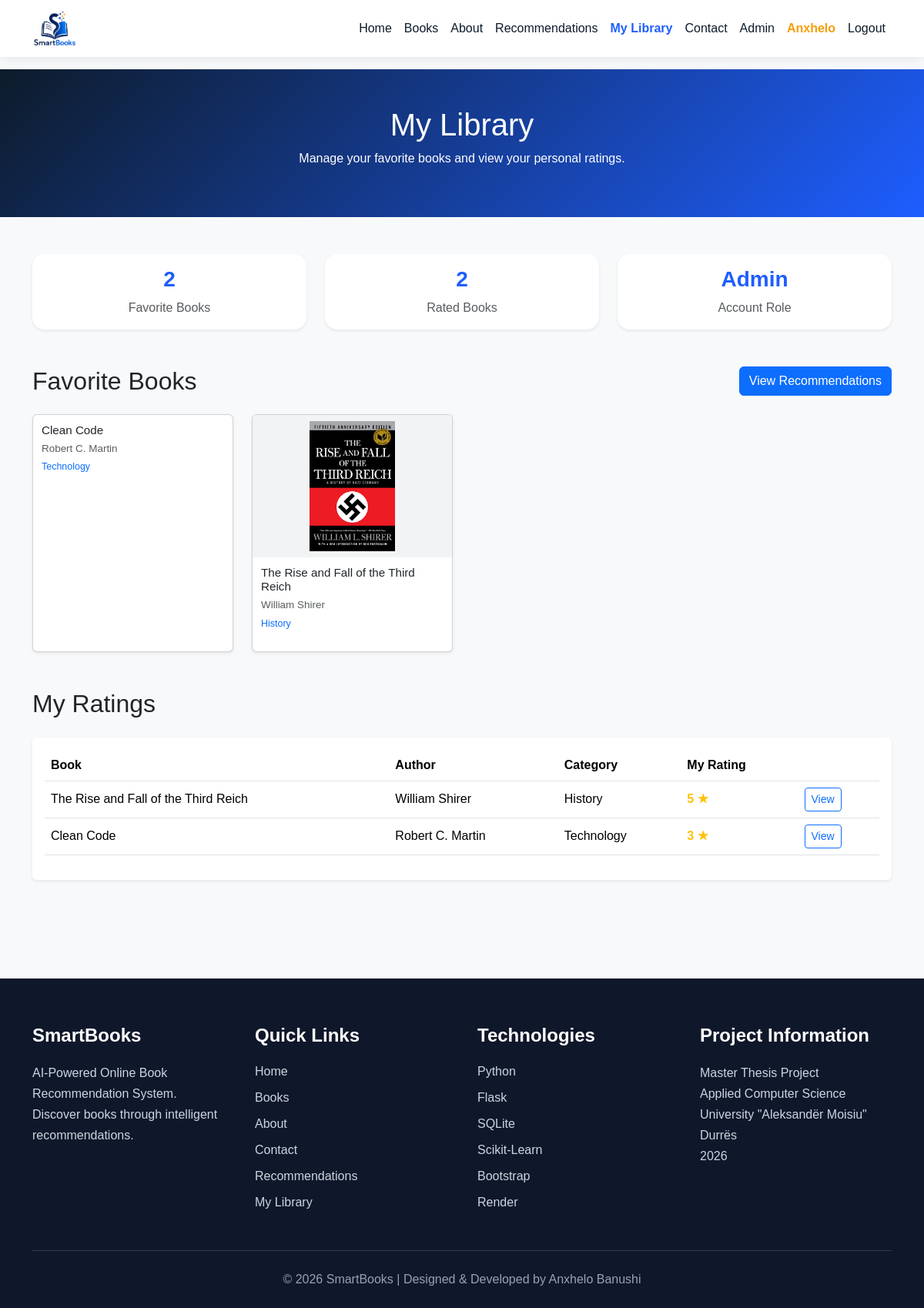
Screenshot of /profile (signed in) with the database file from the repository.
### models.py (models this page shows)
class User(db.Model):
    __tablename__ = "users"
    id = db.Column(db.Integer, primary_key=True)
    username = db.Column(db.String(50), unique=True)
    email = db.Column(db.String(100), unique=True)
    password_hash = db.Column(db.String(255))
    role = db.Column(db.String(20))

class Book(db.Model):
    __tablename__ = "books"
    id = db.Column(db.Integer, primary_key=True)
    title = db.Column(db.String(255))
    author = db.Column(db.String(255))
    description = db.Column(db.Text)
    image = db.Column(db.String(255))
    published_year = db.Column(db.Integer)
    category_id = db.Column(db.Integer, db.ForeignKey("categories.id"))
    category = db.relationship("Category", backref="books")

class Category(db.Model):
    __tablename__ = "categories"
    id = db.Column(db.Integer, primary_key=True)
    name = db.Column(db.String(100))

### app.py (the view)
@app.route("/profile")
def profile():
    if not session.get("user_id"):
        flash("Please login to access your profile.", "warning")
        return redirect(url_for("login"))
    user = User.query.get_or_404(session["user_id"])
    favorites = Favorite.query.filter_by(user_id=user.id).all()
    favorite_book_ids = [favorite.book_id for favorite in favorites]
    favorite_books = Book.query.filter(Book.id.in_(favorite_book_ids)).all()
    ratings = Rating.query.filter_by(user_id=user.id).all()
    rated_books = []
    for rating in ratings:
        book = Book.query.get(rating.book_id)
        if book:
            rated_books.append({
                "book": book,
                "rating": rating.rating
            })
    return render_template(
        "profile.html",
        user=user,
        favorite_books=favorite_books,
        rated_books=rated_books
    )

### templates/profile.html (shortened to what this page needs)
{% extends "base.html" %}
{% block content %}
<section class="books-header py-5">
    <div class="container text-center">
        <h1>My Library</h1>
        <p>
            Manage your favorite books and view your personal ratings.
        </p>
    </div>
</section>
<section class="container py-5">
    <div class="row g-4 mb-5">
        <div class="col-md-4">
            <div class="card shadow-sm border-0 profile-stat-card">
                <div class="card-body text-center">
                    <h3>{{ favorite_books|length }}</h3>
                    <p class="mb-0 text-muted">Favorite Books</p>
                </div>
            </div>
        </div>
        <div class="col-md-4">
            <div class="card shadow-sm border-0 profile-stat-card">
                <div class="card-body text-center">
                    <h3>{{ rated_books|length }}</h3>
                    <p class="mb-0 text-muted">Rated Books</p>
                </div>
            </div>
        </div>
        <div class="col-md-4">
            <div class="card shadow-sm border-0 profile-stat-card">
                <div class="card-body text-center">
                    <h3>{{ user.role|capitalize }}</h3>
                    <p class="mb-0 text-muted">Account Role</p>
                </div>
            </div>
        </div>
    </div>
    <div class="d-flex justify-content-between align-items-center mb-4">
        <h2 class="mb-0">Favorite Books</h2>
        <a href="{{ url_for('recommendations') }}" class="btn btn-primary">
            View Recommendations
        </a>
    </div>
    <div class="row g-4 mb-5">
        {% for book in favorite_books %}
        <div class="col-md-4 col-lg-3 col-sm-6">
            <div class="card book-card h-100 shadow-sm">
                <a href="{{ url_for('book_details', book_id=book.id) }}" class="text-decoration-none">
                    {% if book.image %}
                        <img src="{{ url_for('static', filename='images/books/' ~ book.image) }}"
                             class="book-cover-img"
                             alt="{{ book.title }}"
                             onerror="this.style.display='none'; this.nextElementSibling.style.display='flex';">
                    {% else %}
                        <div class="book-cover-placeholder">
                            <span>{{ book.title[0] }}</span>
                        </div>
                    {% endif %}
                </a>
                <div class="card-body">
                    <h5 class="card-title">
                        <a href="{{ url_for('book_details', book_id=book.id) }}"
                           class="text-dark text-decoration-none">
                            {{ book.title }}
                        </a>
                    </h5>
                    <p class="text-muted mb-1">{{ book.author }}</p>
                    <p class="small text-primary">
                        {{ book.category.name }}
                    </p>
                </div>
            </div>
        </div>
        {% else %}
        <div class="col-12">
            <div class="alert alert-info">
                You have not added any favorite books yet.
            </div>
        </div>
        {% endfor %}
    </div>
    <h2 class="mb-4">My Ratings</h2>
    <div class="card shadow-sm border-0">
        <div class="card-body">
            {% if rated_books %}
                <div class="table-responsive">
                    <table class="table align-middle">
                        <thead>
                            <tr>
                                <th>Book</th>
                                <th>Author</th>
                                <th>Category</th>
                                <th>My Rating</th>
                                <th></th>
                            </tr>
                        </thead>
                        <tbody>
                            {% for item in rated_books %}
                            <tr>
                                <td>{{ item.book.title }}</td>
                                <td>{{ item.book.author }}</td>
                                <td>{{ item.book.category.name }}</td>
                                <td>
                                    <span class="text-warning fw-bold">
                                        {{ item.rating }} ★
                                    </span>
                                </td>
                                <td>
                                    <a href="{{ url_for('book_details', book_id=item.book.id) }}"
                                       class="btn btn-outline-primary btn-sm">
                                        View
                                    </a>
                                </td>
                            </tr>
                            {% endfor %}
                        </tbody>
                    </table>
                </div>
            {% else %}
                <div class="alert alert-info mb-0">
                    You have not rated any books yet.
                </div>
            {% endif %}
        </div>
    </div>
</section>
{% endblock %}

### templates/base.html (shortened to what this page needs)
<!DOCTYPE html>
<html lang="sq">
<head>
    <link rel="stylesheet"
href="https://cdn.jsdelivr.net/npm/bootstrap-icons@1.11.3/font/bootstrap-icons.min.css">
    <link href="https://cdn.jsdelivr.net/npm/bootstrap@5.3.7/dist/css/bootstrap.min.css" rel="stylesheet">
    <link rel="stylesheet" href="{{ url_for('static', filename='css/style.css') }}">
</head>
<body>
    <nav class="navbar navbar-expand-lg navbar-light bg-white sticky-top custom-navbar">
    <div class="container">
        <a class="navbar-brand d-flex align-items-center" href="{{ url_for('home') }}">
            <img src="{{ url_for('static', filename='images/logo/smartbooks_logo.png') }}"
                 alt="SmartBooks Logo"
                 class="navbar-logo">
        </a>
        <div class="collapse navbar-collapse" id="menu">
            <ul class="navbar-nav ms-auto">
                <li class="nav-item">
                    <a class="nav-link {% if request.endpoint == 'home' %}active-link{% endif %}"
                       href="{{ url_for('home') }}">
                        Home
                    </a>
                </li>
                <li class="nav-item">
                    <a class="nav-link {% if request.endpoint == 'books' %}active-link{% endif %}"
                       href="{{ url_for('books') }}">
                        Books
                    </a>
                </li>
                <li class="nav-item">
                    <a class="nav-link {% if request.endpoint == 'about' %}active-link{% endif %}"
                       href="{{ url_for('about') }}">
                        About
                    </a>
                </li>
                {% if session.get("user_id") %}
                    <li class="nav-item">
                        <a class="nav-link {% if request.endpoint == 'recommendations' %}active-link{% endif %}"
                           href="{{ url_for('recommendations') }}">
                            Recommendations
                        </a>
                    </li>
                    <li class="nav-item">
                        <a class="nav-link {% if request.endpoint == 'profile' %}active-link{% endif %}"
                           href="{{ url_for('profile') }}">
                            My Library
                        </a>
                    </li>
                    <li class="nav-item">
                        <a class="nav-link {% if request.endpoint == 'contact' %}active-link{% endif %}"
                           href="{{ url_for('contact') }}">
                            Contact
                        </a>
                    </li>
                    {% if session.get("role") == "admin" %}
                        <li class="nav-item">
                            <a class="nav-link {% if request.endpoint in ['dashboard', 'admin_books', 'admin_categories', 'admin_messages'] %}active-link{% endif %}"
                               href="{{ url_for('dashboard') }}">
                                Admin
                            </a>
                        </li>
                    {% endif %}
                    <li class="nav-item">
                        <span class="nav-link username-highlight">
                            {{ session.get('username') }}
                        </span>
                    </li>
                    <li class="nav-item">
                        <a class="nav-link" href="{{ url_for('logout') }}">
                            Logout
                        </a>
                    </li>
                    {% endif %}
            </ul>
        </div>
    </div>
</nav>
{% block content %}
{% endblock %}
<footer class="footer">
    <div class="container">
        <div class="footer-grid">
            <div class="footer-section">
                <h4>SmartBooks</h4>
                <p>
                    AI-Powered Online Book Recommendation System.
                    Discover books through intelligent recommendations.
                </p>
            </div>
            <div class="footer-section">
                <h4>Quick Links</h4>
                <a href="{{ url_for('home') }}">Home</a>
                <a href="{{ url_for('books') }}">Books</a>
                <a href="{{ url_for('about') }}">About</a>
                <a href="{{ url_for('contact') }}">Contact</a>
                {% if session.get('user_id') %}
                    <a href="{{ url_for('recommendations') }}">Recommendations</a>
                    <a href="{{ url_for('profile') }}">My Library</a>
                {% endif %}
            </div>
            <div class="footer-section">
                <h4>Technologies</h4>
                <span>Python</span>
                <span>Flask</span>
                <span>SQLite</span>
                <span>Scikit-Learn</span>
                <span>Bootstrap</span>
                <span>Render</span>
            </div>
            <div class="footer-section">
                <h4>Project Information</h4>
                <p>
                    Master Thesis Project
                    <br>
                    Applied Computer Science
                    <br>
                    University "Aleksandër Moisiu" Durrës
                    <br>
                    2026
                </p>
            </div>
        </div>
        <div class="footer-bottom">
            © 2026 SmartBooks | Designed & Developed by Anxhelo Banushi
        </div>
    </div>
</footer>
</body>
</html>

### static/css/style.css (style rules this page uses)
body { font-family: Arial, sans-serif; background-color: #f8f9fa; }
.hero-section, .books-header, .home-hero { background: linear-gradient(135deg, #0d1b2a, #1e5eff); color: white; }
.category-card, .book-card { transition: 0.3s; }
.book-cover-img { width: 100%; height: 185px; object-fit: contain; padding: 8px; border-radius: 6px 6px 0 0; background-color: #f1f3f5; }
.book-card { height: 100%; font-size: 0.84rem; }
.book-card .card-body { padding: 11px; }
.book-card .card-title { font-size: 0.95rem; margin-bottom: 5px; line-height: 1.2; }
.book-card .small { font-size: 0.78rem; }
.profile-stat-card, .dashboard-card { border-radius: 16px; }
.profile-stat-card h3, .dashboard-card h3 { color: #1e5eff; font-weight: 800; }
footer { background-color: #0d1b2a; color: white; }
.navbar { background-color: white !important; }
.navbar .nav-link { color: #0d1b2a !important; font-weight: 500; }
.navbar-logo { height: 48px; width: auto; }
.custom-navbar { box-shadow: 0 2px 15px rgba(0,0,0,0.08); z-index: 9999; }
body { padding-top: 0; }
.custom-navbar { backdrop-filter: blur(10px); background: rgba(255,255,255,0.95) !important; }
.footer { background: #0f172a; color: white; margin-top: 80px; padding-top: 60px; }
.footer-grid { display: grid; grid-template-columns: repeat(auto-fit,minmax(220px,1fr)); gap: 40px; }
.footer-section h4 { margin-bottom: 20px; color: white; font-weight: 700; }
.footer-section p { color: #cbd5e1; line-height: 1.7; }
.footer-section a { display: block; color: #cbd5e1; text-decoration: none; margin-bottom: 10px; transition: 0.3s; }
.footer-section span { display: block; color: #cbd5e1; margin-bottom: 10px; }
.footer-bottom { margin-top: 40px; border-top: 1px solid rgba(255,255,255,0.15); text-align: center; padding: 25px 0; color: #94a3b8; }
html { scroll-behavior: smooth; }
.active-link { color: #1e5eff !important; font-weight: 800 !important; }
.username-highlight { color: #f59e0b !important; font-weight: 800 !important; }
.navbar .nav-link.active-link { color: #1e5eff !important; font-weight: 800 !important; border-bottom: none !important; }
.navbar .nav-link.active-link::after { display: none !important; content: none !important; }
.navbar .username-highlight { color: #f59e0b !important; font-weight: 800 !important; }

### rows the page displays
User: get "Anxhelo", role "Admin"
Book: title "Clean Code", author "Robert C. Martin", category.name "Technology", book "Clean Code", book.author "Robert C. Martin"
Book: image (picture), title "The Rise and Fall of the Third Reich", author "William Shirer", category.name "History", book "The Rise and Fall of the Third Reich", book.author "William Shirer"
Category: book.category.name "History"
Category: book.category.name "Technology"

### other values shown
{{ favorite_books|length }} "2"
{{ rated_books|length }} "2"
{{ item.rating }} "5" "3"
